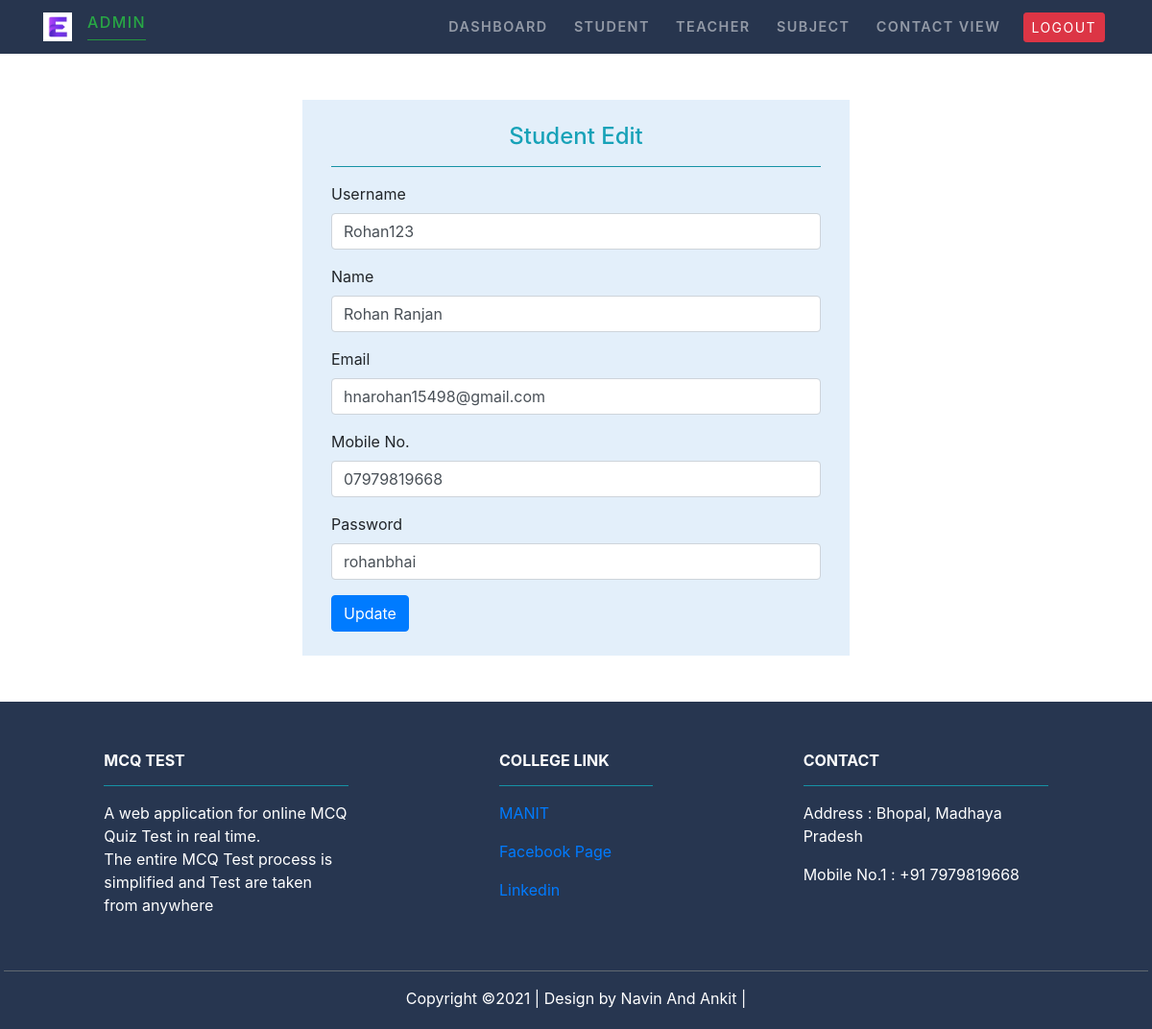
Before: /edit_student/1/ with the older database file.
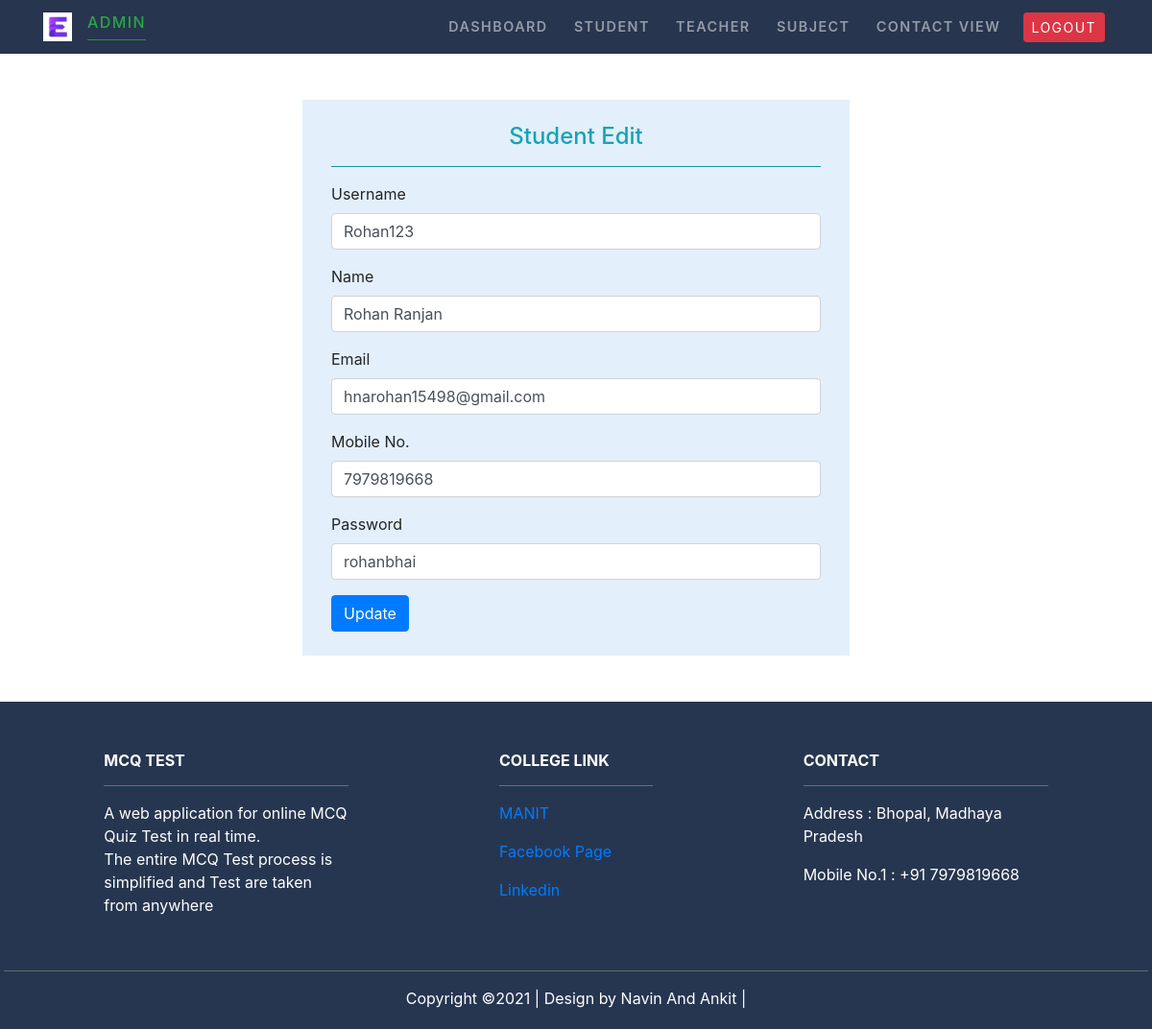
After: the same page with the newer database file.
### Student/models.py (models this page shows, shortened)
class Student(models.Model):
    username=models.CharField(max_length=20, unique=True)
    name=models.CharField(max_length=50)
    email=models.EmailField(max_length=100)
    mobile= models.CharField(max_length=11)
    password=models.CharField(max_length=30)

### MCQ_Test/views.py (the view, shortened to what this page needs)
# urls.py: path('edit_student/<int:id>/',views.admin_edit_student,name="editstudent"),
def admin_edit_student(request,id):
    stu=Student.objects.get(pk=id)
    return render(request,'MCQ_Test/adminstudentedit.html',{'stu':stu})

### MCQ_Test/templates/MCQ_Test/adminstudentedit.html (shortened to what this page needs)
{% extends 'MCQ_Test/adminbase.html' %}
{% load static %}
{% block content %}
<div class="container py-5">
        <div class="row justify-content-center align-items-center ">
          <div class="col-md-6 " style="background-color: rgb(227, 239, 250);">
              <div class="col-md-12 py-4">
                  <div class="text-center text-info" >
                      <h4> Student Edit</h4>
                  </div>
                      <hr class="bg-info">
                           <form action="{% url 'editstudent' stu.id %}" method="POST">
                            <div class="form-group">
                              <label >Username</label>
                              <input type="Username" class="form-control" name="username" Required value="{{stu.username}}" >
                            </div>
                            <div class="form-group">
                              <label for="exampleInputPassword1">Name</label>
                              <input type="text" class="form-control" name="uname" Required value="{{stu.name}}" >
                            </div>
                            <div class="form-group">
                              <label for="exampleInputPassword1">Email</label>
                              <input type="email" class="form-control" name="uemail" Required value="{{stu.email}}">
                            </div>
                            <div class="form-group">
                              <label for="exampleInputPassword1">Mobile No. </label>
                              <input type="number" class="form-control" name="umobile"Required value="{{stu.mobile}}" >
                            </div>
                            <div class="form-group">
                              <label for="exampleInputPassword1">Password</label>
                              <input type="text" class="form-control" name="upass" Required value="{{stu.password}}" >
                            </div>
                            <button type="submit" class="btn btn-primary">Update</button>
                          </form>
                          <div class='col-sm-4'>
                          </div>
                      </div>
                   </div>
            </div>
        </div>
{% endblock content %}

Changed rows visible on the page:
changed Student "Rohan123": umobile "07979819668" → "7979819668"
